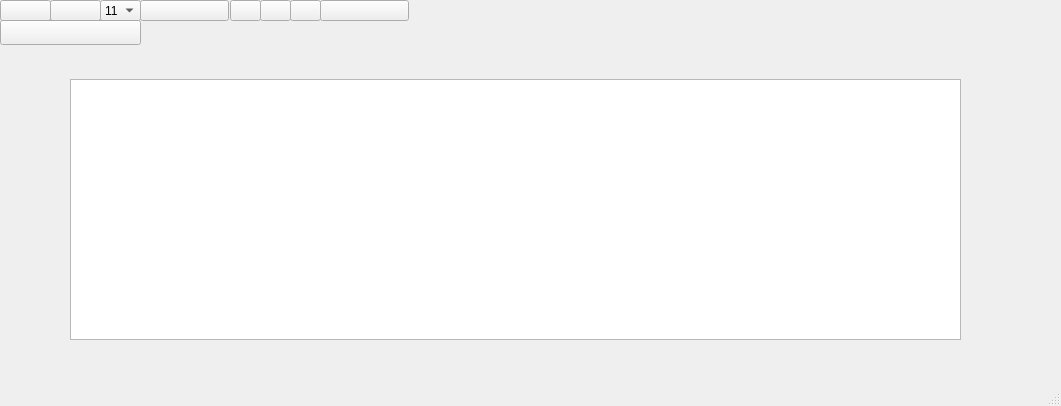
<?xml version="1.0" encoding="UTF-8"?>
<ui version="4.0">
 <class>MainWindow</class>
 <widget class="QMainWindow" name="MainWindow">
  <property name="geometry">
   <rect>
    <x>0</x>
    <y>0</y>
    <width>1061</width>
    <height>406</height>
   </rect>
  </property>
  <property name="windowTitle">
   <string>MainWindow</string>
  </property>
  <widget class="QWidget" name="centralwidget">
   <property name="objectName">
    <string>centralwidget</string>
   </property>
   <widget class="QPushButton" name="pushButton_4">
    <property name="geometry">
     <rect>
      <x>50</x>
      <y>0</y>
      <width>51</width>
      <height>21</height>
     </rect>
    </property>
    <property name="objectName">
     <string>pushButton_4</string>
    </property>
   </widget>
   <widget class="QPushButton" name="pushButton_5">
    <property name="geometry">
     <rect>
      <x>0</x>
      <y>0</y>
      <width>51</width>
      <height>21</height>
     </rect>
    </property>
    <property name="objectName">
     <string>pushButton_5</string>
    </property>
   </widget>
   <widget class="QComboBox" name="comboBox">
    <property name="geometry">
     <rect>
      <x>100</x>
      <y>0</y>
      <width>41</width>
      <height>21</height>
     </rect>
    </property>
    <property name="objectName">
     <string>comboBox</string>
    </property>
    <item>
     <property name="text">
      <string>11</string>
     </property>
    </item>
    <item>
     <property name="text">
      <string>12</string>
     </property>
    </item>
    <!-- Add other items as needed -->
   </widget>
   <widget class="QPushButton" name="pushButton">
    <property name="geometry">
     <rect>
      <x>230</x>
      <y>0</y>
      <width>31</width>
      <height>21</height>
     </rect>
    </property>
    <property name="font">
     <font>
      <bold>true</bold>
      <weight>75</weight>
     </font>
    </property>
    <property name="objectName">
     <string>pushButton</string>
    </property>
   </widget>
   <widget class="QPushButton" name="pushButton_2">
    <property name="geometry">
     <rect>
      <x>260</x>
      <y>0</y>
      <width>31</width>
      <height>21</height>
     </rect>
    </property>
    <property name="font">
     <font>
      <italic>true</italic>
     </font>
    </property>
    <property name="objectName">
     <string>pushButton_2</string>
    </property>
   </widget>
   <widget class="QPushButton" name="pushButton_3">
    <property name="geometry">
     <rect>
      <x>290</x>
      <y>0</y>
      <width>31</width>
      <height>21</height>
     </rect>
    </property>
    <property name="objectName">
     <string>pushButton_3</string>
    </property>
   </widget>
   <widget class="QPushButton" name="pushButton_6">
    <property name="geometry">
     <rect>
      <x>0</x>
      <y>20</y>
      <width>141</width>
      <height>25</height>
     </rect>
    </property>
    <property name="objectName">
     <string>pushButton_6</string>
    </property>
   </widget>
   <widget class="QLabel" name="label">
    <property name="geometry">
     <rect>
      <x>980</x>
      <y>0</y>
      <width>81</width>
      <height>20</height>
     </rect>
    </property>
    <property name="objectName">
     <string>label</string>
    </property>
   </widget>
   <widget class="QWidget" name="verticalLayoutWidget">
    <property name="geometry">
     <rect>
      <x>70</x>
      <y>79</y>
      <width>891</width>
      <height>261</height>
     </rect>
    </property>
    <property name="objectName">
     <string>verticalLayoutWidget</string>
    </property>
    <layout class="QVBoxLayout" name="verticalLayout">
     <item>
      <widget class="QTextEdit" name="textEdit"/>
     </item>
    </layout>
   </widget>
   <widget class="QPushButton" name="pushButton_7">
    <property name="geometry">
     <rect>
      <x>320</x>
      <y>0</y>
      <width>89</width>
      <height>21</height>
     </rect>
    </property>
    <property name="objectName">
     <string>pushButton_7</string>
    </property>
   </widget>
   <widget class="QPushButton" name="pushButton_8">
    <property name="geometry">
     <rect>
      <x>140</x>
      <y>0</y>
      <width>89</width>
      <height>21</height>
     </rect>
    </property>
    <property name="objectName">
     <string>pushButton_8</string>
    </property>
   </widget>
  </widget>
  <widget class="QMenuBar" name="menubar">
   <property name="geometry">
    <rect>
     <x>0</x>
     <y>0</y>
     <width>1061</width>
     <height>22</height>
    </rect>
   </property>
   <property name="objectName">
    <string>menubar</string>
   </property>
   <widget class="QMenu" name="menuFile">
    <property name="title">
     <string>File</string>
    </property>
   </widget>
   <widget class="QMenu" name="menuEdit">
    <property name="title">
     <string>Edit</string>
    </property>
   </widget>
   <widget class="QMenu" name="menuInsert">
    <property name="title">
     <string>Insert</string>
    </property>
   </widget>
   <widget class="QMenu" name="menuFormat">
    <property name="title">
        <string>Format</string>
    </property>
   </widget>
   <widget class="QMenu" name="menuTools">
    <property name="title">
     <string>Tools</string>
    </property>
   </widget>
   <widget class="QMenu" name="menuExtensions">
    <property name="title">
     <string>Extensions</string>
    </property>
   </widget>
   <widget class="QMenu" name="menuHelp">
    <property name="title">
     <string>Help</string>
    </property>
   </widget>
  </widget>
  <widget class="QStatusBar" name="statusbar"/>
  <action name="actionInsert">
   <property name="objectName">
    <string>actionInsert</string>
   </property>
  </action>
  <action name="actionNew">
   <property name="objectName">
    <string>actionNew</string>
   </property>
  </action>
  <action name="actionOpen">
   <property name="objectName">
    <string>actionOpen</string>
   </property>
  </action>
  <action name="actionUndo">
   <property name="objectName">
    <string>actionUndo</string>
   </property>
  </action>
  <action name="actionRedo">
   <property name="objectName">
    <string>actionRedo</string>
   </property>
  </action>
  <action name="actionPaste">
   <property name="objectName">
    <string>actionPaste</string>
   </property>
  </action>
  <action name="actionImage">
   <property name="objectName">
    <string>actionImage</string>
   </property>
  </action>
  <action name="actionTable">
   <property name="objectName">
    <string>actionTable</string>
   </property>
  </action>
  <action name="actionChart">
   <property name="objectName">
    <string>actionChart</string>
   </property>
  </action>
  <action name="actionsave">
   <property name="objectName">
    <string>actionsave</string>
   </property>
  </action>
  <action name="actionConvert_to_pdf">
   <property name="objectName">
    <string>actionConvert_to_pdf</string>
   </property>
  </action>
 </widget>
 <resources/>
 <connections/>
</ui>
